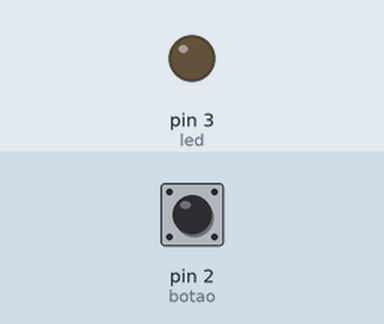
A sketch run on a simulated Arduino Uno, built with avr-gcc and run on an emulated ATmega328P. Shown: output pins drawn as LEDs (lit = HIGH). The test bench sets the inputs (shaded band); at power-on: pin 2 (botao) LOW. What the sketch prints to the serial monitor is not drawn.

Above: at 1.2 s.
1.3 s: pin 2 (botao) pulled HIGH for 0.15 s
At 1.37 s:
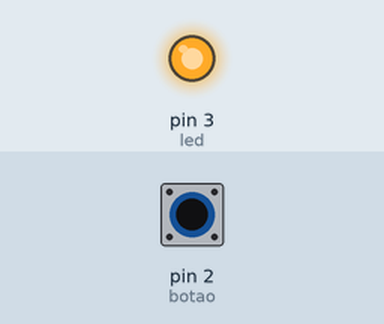
2.9 s: pin 2 (botao) pulled HIGH for 3.2 s
At 6.8 s:
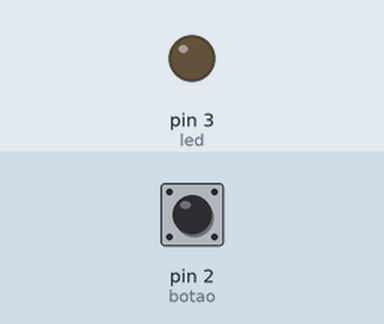
Timing chart, 0 to 8.3 s (numbered marks = the images above; inputs shaded):
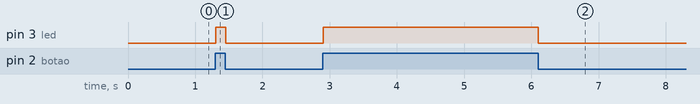

Measured:
- after the input at 1.3 s, pin 3 (led): LOW → HIGH at once, → LOW 0.15 s later
- after the input at 2.9 s, pin 3 (led): LOW → HIGH at once, → LOW 3.2 s later

The sketch:

3-leitura-de-botoes.ino
```cpp
const int botao = 2; // Variável que guarda em que pino o botão está conectado.
const int led = 3; // Variável que guarda em que pino o LED está conectado.
int estadoBotao = 0; // Variável para guardar o valor do estado do botão (pressionado ou não).

void setup() {
  Serial.begin(9600); // Inicialização do monitor serial.
  pinMode(led, OUTPUT); // Inicialização do pino do led como saída (OUTPUT).
  pinMode(botao, INPUT); // Inicialização do pino do botão como entrada .
}

void loop() {
  estadoBotao = digitalRead(botao); // Lê o estado do botão (que pode ser 0 ou 1).

  if (estadoBotao == 1) { // Checa o estado do botão. Se estiver apertado (1):
    digitalWrite(led, 1); // Acende o LED.
    Serial.println("1"); // Imprime "1" no monitor serial.
  } else { // Senão:
    digitalWrite(led, 0); // Apaga o LED.
    Serial.println("0"); // Imprime "0" no monitor serial.
  }
}
```
